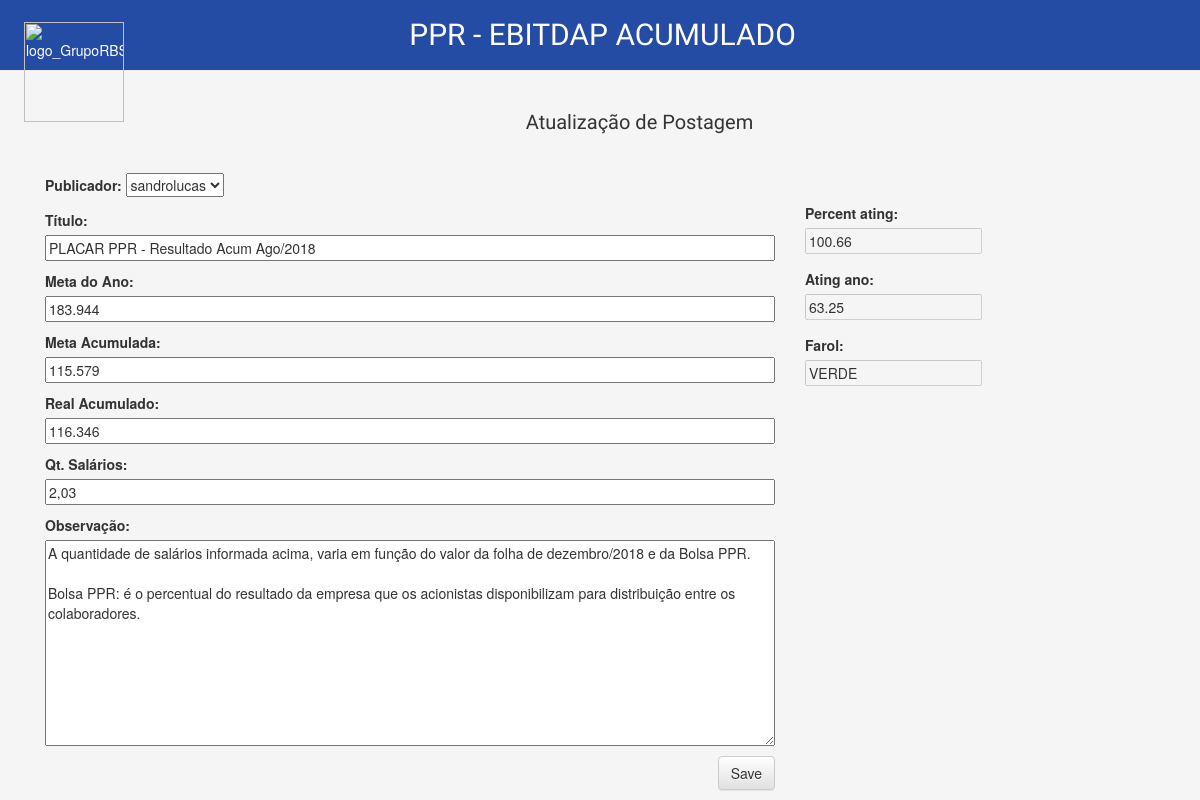
/post/1/edit/, run on an earlier commit of the app's database.
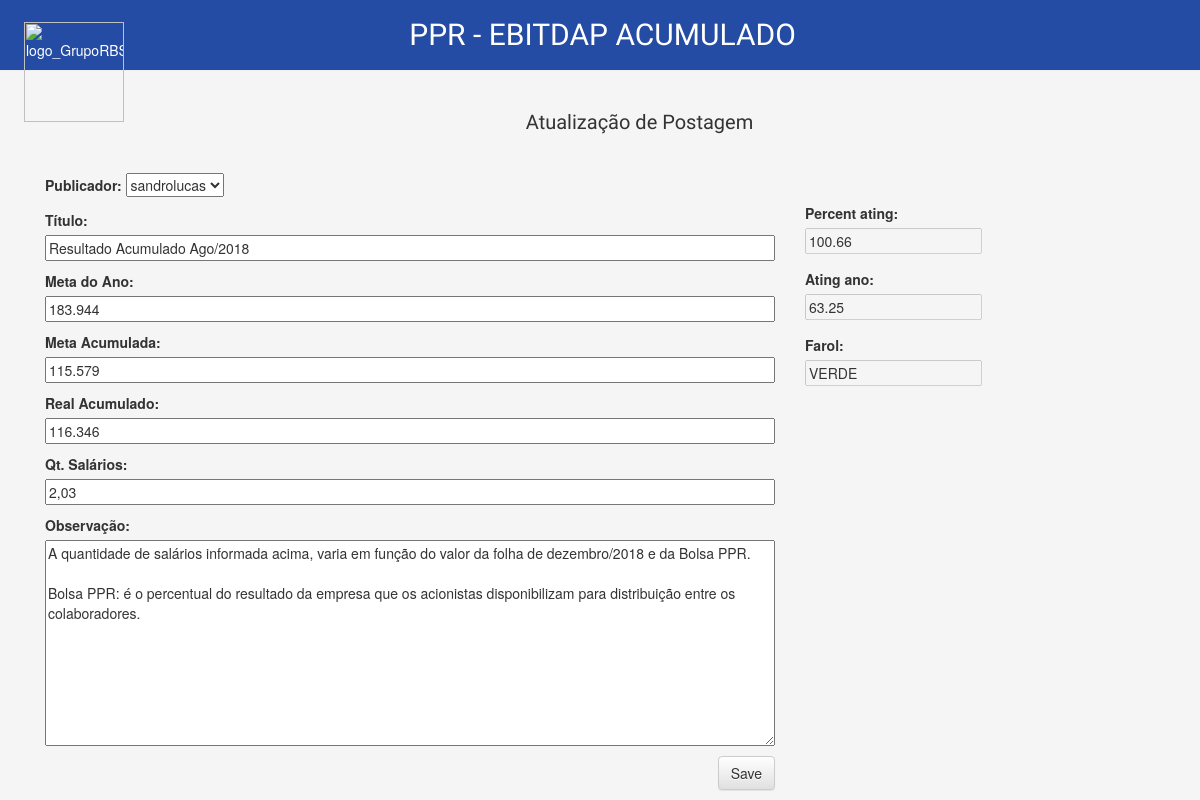
And on a later commit of the database.
### placarPPR/models.py (models this page shows, shortened)
class Post(models.Model):
    publicador = models.ForeignKey('auth.User', on_delete=models.CASCADE)
    title = models.CharField('Título', max_length=100)
    meta_ano = models.CharField('Meta do Ano', max_length=20)
    meta_acum = models.CharField('Meta Acumulada', max_length=20)
    real_acum = models.CharField('Real Acumulado', max_length=20)
    percent_ating = models.CharField('% Atingido', max_length=10)
    atingido_ano = models.CharField('Atingido Ano', max_length=10)
    farol = models.CharField('Farol', max_length=10)
    qt_salarios = models.CharField('Qt. Salários', max_length=5)
    obs = models.TextField('Observação')
    created_date = models.DateTimeField('Data de Criação',
                                        default=timezone.now)
    published_date = models.DateTimeField('Data de Publicação',
                                          blank=True, null=True)
    class Meta:
        verbose_name = 'Placar PPR'
        verbose_name_plural = 'Placares de PPR'

### placarPPR/views.py (the view)
# urls.py: path('post/<int:pk>/edit/', views.post_edit, name='post_edit'),
def post_edit(request, pk):
    post = get_object_or_404(Post, pk=pk)
    if request.method == "POST":
        form = PostForm(request.POST, instance=post)
        if form.is_valid():
            post = form.save(commit=False)
            post.author = request.user
            post.published_date = timezone.now()
            post.percent_ating = get_percent_ating_from_post(post)
            post.atingido_ano = get_atingido_ano_from_post(post)
            post.farol = get_farol_from_post(post)
            post.save()
            return redirect('post_detail', pk=post.pk)
    else:
        form = PostForm(instance=post)
    return render(request, 'placarPPR/post_edit.html', {'form': form})

### placarPPR/forms.py
class PostForm(forms.ModelForm):
    class Meta:
        model = Post
        fields = ('publicador', 'title', 'meta_ano', 'meta_acum', 'real_acum', 'qt_salarios', 'obs',)

### placarPPR/templates/placarPPR/post_edit.html (shortened to what this page needs)
{% extends 'placarPPR/base.html' %}
{% block content %}
    <h1 align="center">Atualização de Postagem</h1>
    <div class = "row">
    	<div class="col-sm-8">
		    <form method="POST" class="post-form top30">{% csrf_token %}
		        {{ form.as_p }}
		        <button type="submit" class="save btn btn-default">Save</button>
		    </form>
    	</div>
    	<div class="col-sm-4 top45">
    		<div class="top15"><label>Percent ating:</label></div> <input type="text" value="" maxlength="10" disabled id="percent_ating">
	    	<div class="top15"><label>Ating ano:</label></div> <input type="text" value="" maxlength="10" disabled id="ating_ano">
	    	<div class="top15"><label>Farol:</label></div> <input type="text" name="percent_ating" value="" maxlength="10" disabled id="farol">
    	</div>
    </div>
{% endblock %}

What changed in the data, as far as the page shows it:
changed Post "sandrolucas": title "PLACAR PPR - Resultado Acum Ago/2018" → "Resultado Acumulado Ago/2018"
